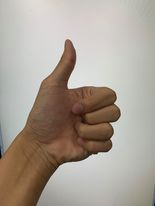
#> input picture HW2/hand_3.jpg, 155 x 206 px, found by its file name
$ python colorspace.py
#> lines starting #> are read from the running program, lines starting #| are printed output that depends on the picture; after the words box and inside, x2 and y2 are one past the last pixel; in counts of white or black regions, pixels touching at a corner belong together
import cv2
import numpy as np

def CvtColor(img):
    img_height,img_width,img_channels=img.shape

    HSV_result=np.ones([img_height,img_width,img_channels],dtype='uint8')

    Blue=0
    Green=0
    Red=0

    for h in range(img_height):
        for w in range(img_width):
            for c in range(img_channels):
                if c==0: #依序存放BGR值
                    Blue=img[h][w][c]
                if c==1:
                    Green=img[h][w][c]
                if c==2:
                    Red=img[h][w][c]

                    HSV_result[h][w][0]=H_calculation(Blue,Green,Red)
                    HSV_result[h][w][1]=S_calculation(Blue,Green,Red)
                    HSV_result[h][w][2]=V_calculation(Blue,Green,Red)

    return HSV_result

#B G R S V介於0到1
#H 0到360
def H_calculation(B,G,R):
    B=B/255
    G=G/255
    R=R/255
    Max=max(B,G,R)
    Min=min(B,G,R)

    if Max==Min:
        H=0
    elif Max==R and G>=B:
        H=60* (G-B)/(Max-Min)+0
    elif Max==R and G<B:
        H=60* (G-B)/(Max-Min)+360
    elif Max==G:
        H=60* (B-R)/(Max-Min)+120
    elif Max==B:
        H=60* (R-G)/(Max-Min)+240
    return H

def S_calculation(B,G,R):
    B=B/255
    G=G/255
    R=R/255
    Max=max(B,G,R)
    Min=min(B,G,R)
    if Max==0:
        S=0
    else:
        S=1-(Min/Max)
    return S*255 #因為S出來的值介於0~1 但BGR是0~255 所以把除掉的乘回來
def V_calculation(B,G,R):
    B=B/255
    G=G/255
    R=R/255
    Max=max(B,G,R)
    Min=min(B,G,R)
    V=Max
    return V*255#因為V出來的值介於0~1 但BGR是0~255 所以把除掉的乘回來

def dilation(img):
    img_height,img_width=img.shape
    result=np.zeros([img_height,img_width],dtype='uint8')
    for h in range(1,img_height-1):# 這邊先處理邊界以外的部分
        for w in range(1,img_width-1):
            if img[h-1][w]==255 or img[h+1][w]==255 or img[h][w+1]==255 or img[h][w-1]==255:
                result[h][w]=255
    if img[0][1] ==255 or img[1][0]==255: #左上角點
        result[0][0]=255
    if img[0][img_width-1-1]==255 or img[1][img_width-1]==255: #右上角點
        result[0][img_width-1]=255
    if img[img_height-1-1][0]==255 or img[img_height-1][1]==255:#左下角
        result[img_height-1][0]==255
    if img[img_height-1][img_width-1-1]==255 or img[img_height-1-1][img_width-1]==255:#右下角
        result[img_height-1][img_width-1]==255

    for w in range(1,img_width-1-1): #上面的邊
        if img[0][w-1]==255 or img[0][w+1]==255 or img[1][w]==255:
            result[0][w]=255
    for w in range(1,img_width-1-1): #下面的邊
        if img[img_height-1][w-1]==255 or img[img_height-1][w+1]==255 or img[img_height-1-1][w]==255:
            result[img_height-1][w]=255
    for h in range(1,img_height-1-1): #左邊
        if img[h-1][0]==255 or img[h+1][0]==255 or img[h][1]==255:
            result[h][0]=255
    for h in range(1,img_height-1-1): #右邊
        if img[h-1][img_width-1]==255 or img[h+1][img_width-1]==255 or img[h][img_width-1-1]==255:
            result[h][img_width-1]=255
    return result
def erosion(img):
    img_height,img_width=img.shape
    result=np.zeros([img_height,img_width],dtype='uint8')
    for h in range(1,img_height-1):# 這邊先處理邊界以外的部分
        for w in range(1,img_width-1):
            if img[h-1][w]==255 and img[h+1][w]==255 and img[h][w+1]==255 and img[h][w-1]==255:
                result[h][w]=255
    if img[0][1] ==255 and img[1][0]==255: #左上角點
        result[0][0]=255
    if img[0][img_width-1-1]==255 and img[1][img_width-1]==255: #右上角點
        result[0][img_width-1]=255
    if img[img_height-1-1][0]==255 and img[img_height-1][1]==255:#左下角
        result[img_height-1][0]==255
    if img[img_height-1][img_width-1-1]==255 and img[img_height-1-1][img_width-1]==255:#右下角
        result[img_height-1][img_width-1]==255

    for w in range(1,img_width-1-1): #上面的邊
        if img[0][w-1]==255 and img[0][w+1]==255 and img[1][w]==255:
            result[0][w]=255
    for w in range(1,img_width-1-1): #下面的邊
        if img[img_height-1][w-1]==255 and img[img_height-1][w+1]==255 and img[img_height-1-1][w]==255:
            result[img_height-1][w]=255
    for h in range(1,img_height-1-1): #左邊
        if img[h-1][0]==255 and img[h+1][0]==255 and img[h][1]==255:
            result[h][0]=255
    for h in range(1,img_height-1-1): #右邊
        if img[h-1][img_width-1]==255 and img[h+1][img_width-1]==255 and img[h][img_width-1-1]==255:
            result[h][img_width-1]=255
    return result
def MorOpen(img): #先erosion 在dilation
    temp=erosion(img)
    result=dilation(temp)
    return result
def MorClose(img): #先dilation 在erosion
    temp=dilation(img)
    result=erosion(temp)
    return result
def HSV2Bin(img):
    img_height,img_width,img_channels=img.shape
    binary=np.zeros([img_height,img_width],dtype='uint8')
    skin_upper=[40,150,255]
    skin_lower=[0,30,60]
    for h in range(img_height):
        for w in range(img_width):
            for c in range(img_channels): #如果BGR值 在上下限之間 則設為白色
                if img[h][w][c]>skin_lower[c] and img[h][w][c]<skin_upper[c]:
                    binary[h][w]=255
                else:
                    binary[h][w]=0 #其中一個不在範圍內則設黑色 並跳開
                    break
    return binary

def BGR2Bin(img):
    img_height,img_width,img_channels=img.shape
    binary=np.zeros([img_height,img_width],dtype='uint8')
    skin_upper=[215,240,236]
    skin_lower=[82,150,177]
    for h in range(img_height):
        for w in range(img_width):
            for c in range(img_channels): #如果HSV值 在上下限之間 則設為白色
                if img[h][w][c]>skin_lower[c] and img[h][w][c]<skin_upper[c]:
                    binary[h][w]=255
                else:
                    binary[h][w]=0#其中一個不在範圍內則設黑色 並跳開
                    break
    return binary
img=cv2.imread("C:/Users/user/Desktop/imageprocess/HW2/hand_3.jpg")
#> img is the input picture: shape (206, 155, 3); mean B, G, R 150, 160.5, 170.3

cv2.imshow("Original",img)
cv2.waitKey()

result_BGR=BGR2Bin(img)
#> after the loop in BGR2Bin, `for h in range(img_height):`:
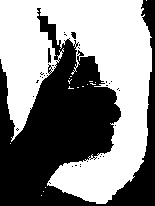
#> binary: shape (206, 155); 53% white; 33 black regions (30 under 20 px), largest, box (x1, y1, x2, y2) and area: (0, 0, 155, 206) 14889, (48, 48, 51, 63) 37, (71, 32, 76, 39) 26
result_BGR=MorOpen(result_BGR)
#> after the loop in erosion, `for h in range(1,img_height-1):# 這邊先處理邊界以外的部分`: result: shape (206, 155); 48.6% white; 9 white regions (8 under 20 px), largest, box (x1, y1, x2, y2) and area: (1, 1, 151, 203) 15514
#> after the loop in erosion, `for w in range(1,img_width-1-1):`: result: shape (206, 155); 49.1% white; 9 white regions (8 under 20 px), largest, box (x1, y1, x2, y2) and area: (0, 0, 151, 203) 15656
#> after the loop in erosion, `for h in range(1,img_height-1-1):`: result: shape (206, 155); 49.3% white; 9 white regions (8 under 20 px), largest, box (x1, y1, x2, y2) and area: (0, 0, 151, 203) 15713
#> after the loop in dilation, `for h in range(1,img_height-1):# 這邊先處理邊界以外的部分`: result: shape (206, 155); 51.6% white; 13 black regions (11 under 20 px), largest, box (x1, y1, x2, y2) and area: (0, 0, 155, 206) 15408, (71, 32, 76, 39) 26
#> after the loop in dilation, `for w in range(1,img_width-1-1):`: result: shape (206, 155); 52% white; 13 black regions (11 under 20 px), largest, box (x1, y1, x2, y2) and area: (0, 0, 155, 206) 15265, (71, 32, 76, 39) 26
#> after the loop in dilation, `for h in range(1,img_height-1-1):`: result: shape (206, 155); 52.2% white; 13 black regions (11 under 20 px), largest, box (x1, y1, x2, y2) and area: (0, 0, 155, 206) 15207, (71, 32, 76, 39) 26
result_BGR=MorClose(result_BGR)
#> after the loop in dilation (call 2), `for h in range(1,img_height-1):# 這邊先處理邊界以外的部分`: result: shape (206, 155); 54.5% white; 7 black regions (6 under 20 px), largest, box (x1, y1, x2, y2) and area: (0, 0, 155, 206) 14509
#> after the loop in dilation (call 2), `for w in range(1,img_width-1-1):`: result: shape (206, 155); 54.9% white; 7 black regions (6 under 20 px), largest, box (x1, y1, x2, y2) and area: (0, 0, 155, 206) 14365
#> after the loop in dilation (call 2), `for h in range(1,img_height-1-1):`: result: shape (206, 155); 55.1% white; 7 black regions (6 under 20 px), largest, box (x1, y1, x2, y2) and area: (0, 0, 155, 206) 14302
#> after the loop in erosion (call 2), `for h in range(1,img_height-1):# 這邊先處理邊界以外的部分`: result: shape (206, 155); 51.9% white; 4 black regions (1 under 20 px), largest, box (x1, y1, x2, y2) and area: (0, 0, 155, 206) 15301, (71, 32, 76, 39) 23, (48, 54, 51, 64) 23
#> after the loop in erosion (call 2), `for w in range(1,img_width-1-1):`: result: shape (206, 155); 52.4% white; 4 black regions (1 under 20 px), largest, box (x1, y1, x2, y2) and area: (0, 0, 155, 206) 15158, (71, 32, 76, 39) 23, (48, 54, 51, 64) 23
#> after the loop in erosion (call 2), `for h in range(1,img_height-1-1):`: result: shape (206, 155); 52.6% white; 4 black regions (1 under 20 px), largest, box (x1, y1, x2, y2) and area: (0, 0, 155, 206) 15096, (71, 32, 76, 39) 23, (48, 54, 51, 64) 23
cv2.imshow("bin_BGR",result_BGR)


self_hsv=CvtColor(img)
#> after the loop in CvtColor, `for h in range(img_height):`:
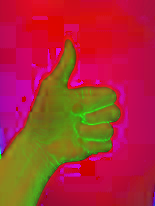
#> HSV_result: shape (206, 155, 3); mean B, G, R 54.9, 44.3, 171.2
result_hsv=HSV2Bin(self_hsv)
#> after the loop in HSV2Bin, `for h in range(img_height):`:
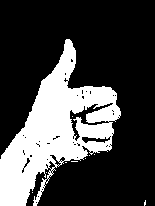
#> binary: shape (206, 155); 27% white; 10 white regions (9 under 20 px), largest, box (x1, y1, x2, y2) and area: (0, 39, 121, 206) 8606
result_hsv=MorOpen(result_hsv)
#> after the loop in erosion (call 3), `for h in range(1,img_height-1):# 這邊先處理邊界以外的部分`: result: shape (206, 155); 23.3% white; 9 white regions (7 under 20 px), largest, box (x1, y1, x2, y2) and area: (1, 40, 120, 205) 7383, (34, 191, 42, 205) 25
#> after the loop in erosion (call 3), `for w in range(1,img_width-1-1):`: result: shape (206, 155); 23.4% white; 9 white regions (7 under 20 px), largest, box (x1, y1, x2, y2) and area: (1, 40, 120, 206) 7407, (34, 191, 42, 206) 27
#> after the loop in erosion (call 3), `for h in range(1,img_height-1-1):`: result: shape (206, 155); 23.5% white; 9 white regions (7 under 20 px), largest, box (x1, y1, x2, y2) and area: (0, 40, 120, 206) 7451, (34, 191, 42, 206) 27
#> after the loop in dilation (call 3), `for h in range(1,img_height-1):# 這邊先處理邊界以外的部分`: result: shape (206, 155); 26.3% white; 5 white regions (3 under 20 px), largest, box (x1, y1, x2, y2) and area: (1, 39, 121, 205) 8266, (33, 180, 46, 205) 87
#> after the loop in dilation (call 3), `for w in range(1,img_width-1-1):`: result: shape (206, 155); 26.3% white; 5 white regions (3 under 20 px), largest, box (x1, y1, x2, y2) and area: (1, 39, 121, 206) 8291, (33, 180, 46, 206) 91
#> after the loop in dilation (call 3), `for h in range(1,img_height-1-1):`:
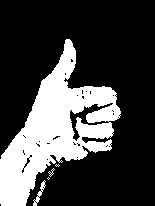
#> result: shape (206, 155); 26.5% white; 5 white regions (3 under 20 px), largest, box (x1, y1, x2, y2) and area: (0, 39, 121, 206) 8336, (33, 180, 46, 206) 91
result_hsv=MorClose(result_hsv)
#> after the loop in dilation (call 4), `for h in range(1,img_height-1):# 這邊先處理邊界以外的部分`: result: shape (206, 155); 29% white; 3 white regions, box (x1, y1, x2, y2) and area: (1, 38, 122, 205) 9073, (32, 179, 47, 205) 145, (46, 167, 56, 181) 42
#> after the loop in dilation (call 4), `for w in range(1,img_width-1-1):`: result: shape (206, 155); 29.1% white; 3 white regions, box (x1, y1, x2, y2) and area: (1, 38, 122, 206) 9099, (32, 179, 47, 206) 151, (46, 167, 56, 181) 42
#> after the loop in dilation (call 4), `for h in range(1,img_height-1-1):`:
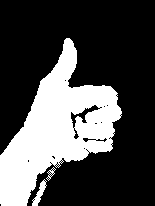
#> result: shape (206, 155); 29.3% white; 3 white regions, box (x1, y1, x2, y2) and area: (0, 38, 122, 206) 9148, (32, 179, 47, 206) 151, (46, 167, 56, 181) 42
#> after the loop in erosion (call 4), `for h in range(1,img_height-1):# 這邊先處理邊界以外的部分`:
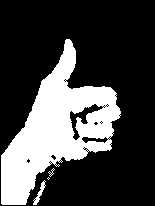
#> result: shape (206, 155); 26.9% white; 4 white regions (2 under 20 px), largest, box (x1, y1, x2, y2) and area: (1, 39, 121, 205) 8459, (33, 180, 46, 205) 95
#> after the loop in erosion (call 4), `for w in range(1,img_width-1-1):`: result: shape (206, 155); 26.9% white; 4 white regions (2 under 20 px), largest, box (x1, y1, x2, y2) and area: (1, 39, 121, 206) 8483, (33, 180, 46, 206) 99
#> after the loop in erosion (call 4), `for h in range(1,img_height-1-1):`:
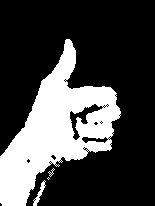
#> result: shape (206, 155); 27.1% white; 4 white regions (2 under 20 px), largest, box (x1, y1, x2, y2) and area: (0, 39, 121, 206) 8530, (33, 180, 46, 206) 99
cv2.imshow("bin_HSV",result_hsv)
cv2.waitKey()
